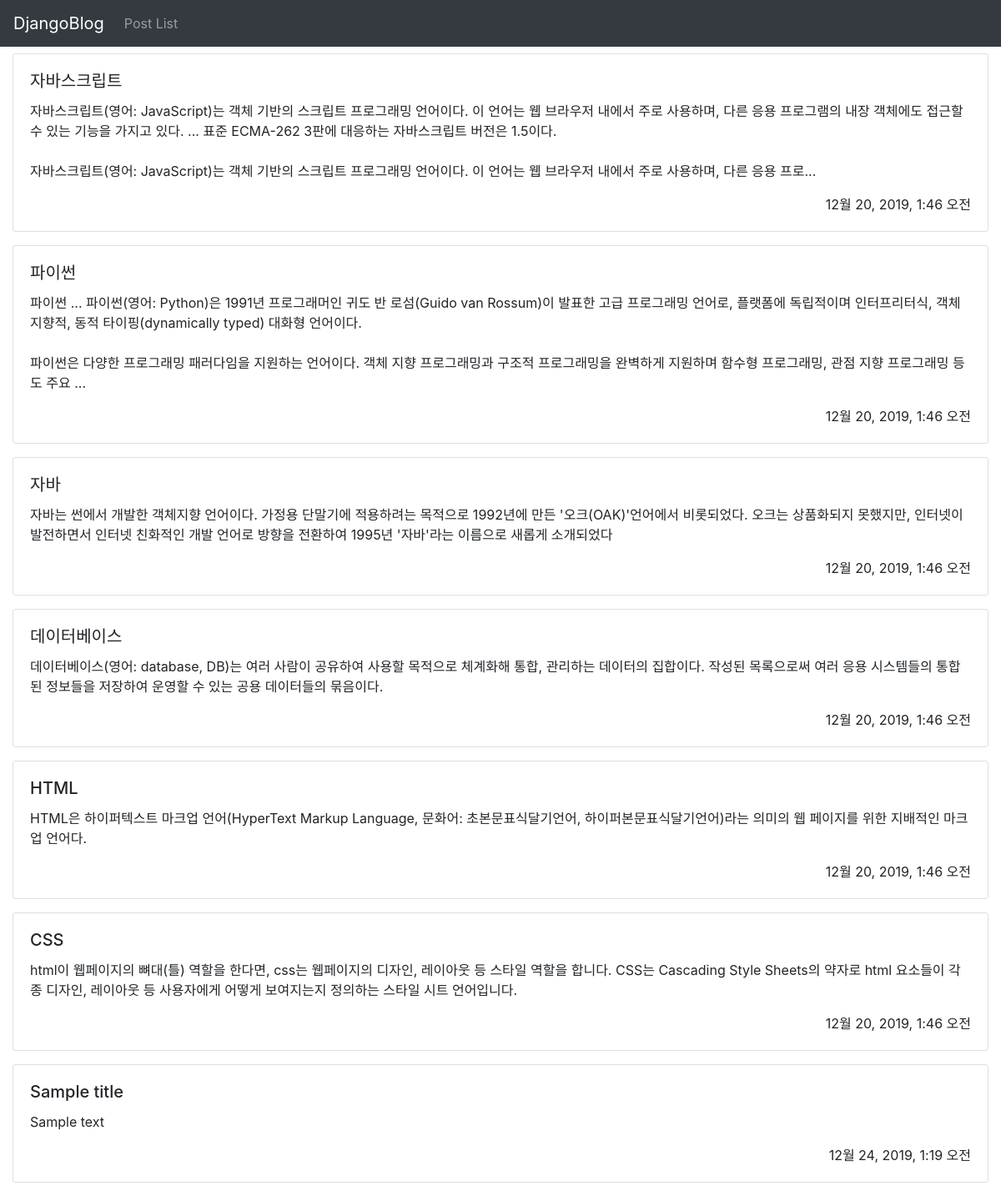
The page /post-list/ on the database its author committed.
### blog/models/__init__.py (models this page shows, shortened)
class Post(models.Model):
    author = models.ForeignKey(settings.AUTH_USER_MODEL, on_delete=models.CASCADE)
    title = models.CharField(max_length=200)
    text = models.TextField(blank=True)
    created_date = models.DateTimeField(default=timezone.now())
    published_date = models.DateTimeField(blank=True, null=True)

### blog/views.py (the view)
# urls.py: path('post-list/', post_list),
def post_list(request):
    posts = Post.objects.all()
    context = {
        'posts': posts,
    }
    return render(request, 'post_list.html', context)

### templates/post_list.html (shortened to what this page needs)
<!doctype html>
<html lang="ko">
<head>
    <link rel="stylesheet" href="/static/bootstrap/bootstrap.css">
</head>
<body>
    <div id="wrap">
        <nav class="navbar navbar-expand navbar-dark bg-dark">
            <a href="#" class="navbar-brand">DjangoBlog</a>
            <div class="collapse navbar-collapse">
                <ul class="navbar-nav mr-auto">
                    <li class="nav-item">
                        <a href="#" class="nav-link">Post List</a>
                    </li>
                </ul>
            </div>
        </nav>
        <div class="container-fluid pt-2">
            {% for post in posts %}
            <div class="card mb-3">
                <div class="card-body">
                    <h5 class="card-title">{{ post.title }}</h5>
                    <p class="card-text">{{ post.text|linebreaksbr|truncatechars:250 }}</p>
                    <div class="text-right">
                        <span>{{ post.created_date }}</span>
                    </div>
                </div>
            </div>
            {% endfor %}
        </div>
    </div>
</body>
</html>

### rows shown on the page
Post: title "자바스크립트", text "자바스크립트(영어: JavaScript)는 객체 기반의 스크립트 프로그래밍 언어이다. 이 언어는 웹 브라우저 내에서 주로 사용하며, 다른 응용 프로그램의 내장 객체에도 접근할 수 있는 기능을 가지고 있다. ... 표준 ECMA-262 3판에 대응하는 자바스크립트 버전은 1.5이다. 자바스크립트(영어: JavaScript)는 객체 기반의 스크립트 프로그래밍 언어이다. 이 언어는 웹 브라우저 내에서 주로 사용하며, 다른 응용 프로...", created_date "12월 20, 2019, 1:46 오전"
Post: title "파이썬", text "파이썬 ... 파이썬(영어: Python)은 1991년 프로그래머인 귀도 반 로섬(Guido van Rossum)이 발표한 고급 프로그래밍 언어로, 플랫폼에 독립적이며 인터프리터식, 객체지향적, 동적 타이핑(dynamically typed) 대화형 언어이다. 파이썬은 다양한 프로그래밍 패러다임을 지원하는 언어이다. 객체 지향 프로그래밍과 구조적 프로그래밍을 완벽하게 지원하며 함수형 프로그래밍, 관점 지향 프로그래밍 등도 주요 ...", created_date "12월 20, 2019, 1:46 오전"
Post: title "자바", text "자바는 썬에서 개발한 객체지향 언어이다. 가정용 단말기에 적용하려는 목적으로 1992년에 만든 '오크(OAK)'언어에서 비롯되었다. 오크는 상품화되지 못했지만, 인터넷이 발전하면서 인터넷 친화적인 개발 언어로 방향을 전환하여 1995년 '자바'라는 이름으로 새롭게 소개되었다", created_date "12월 20, 2019, 1:46 오전"
Post: title "데이터베이스", text "데이터베이스(영어: database, DB)는 여러 사람이 공유하여 사용할 목적으로 체계화해 통합, 관리하는 데이터의 집합이다. 작성된 목록으로써 여러 응용 시스템들의 통합된 정보들을 저장하여 운영할 수 있는 공용 데이터들의 묶음이다.", created_date "12월 20, 2019, 1:46 오전"
Post: title "HTML", text "HTML은 하이퍼텍스트 마크업 언어(HyperText Markup Language, 문화어: 초본문표식달기언어, 하이퍼본문표식달기언어)라는 의미의 웹 페이지를 위한 지배적인 마크업 언어다.", created_date "12월 20, 2019, 1:46 오전"
Post: title "CSS", text "html이 웹페이지의 뼈대(틀) 역할을 한다면, css는 웹페이지의 디자인, 레이아웃 등 스타일 역할을 합니다. CSS는 Cascading Style Sheets의 약자로 html 요소들이 각종 디자인, 레이아웃 등 사용자에게 어떻게 보여지는지 정의하는 스타일 시트 언어입니다.", created_date "12월 20, 2019, 1:46 오전"
Post: title "Sample title", text "Sample text", created_date "12월 24, 2019, 1:19 오전"
